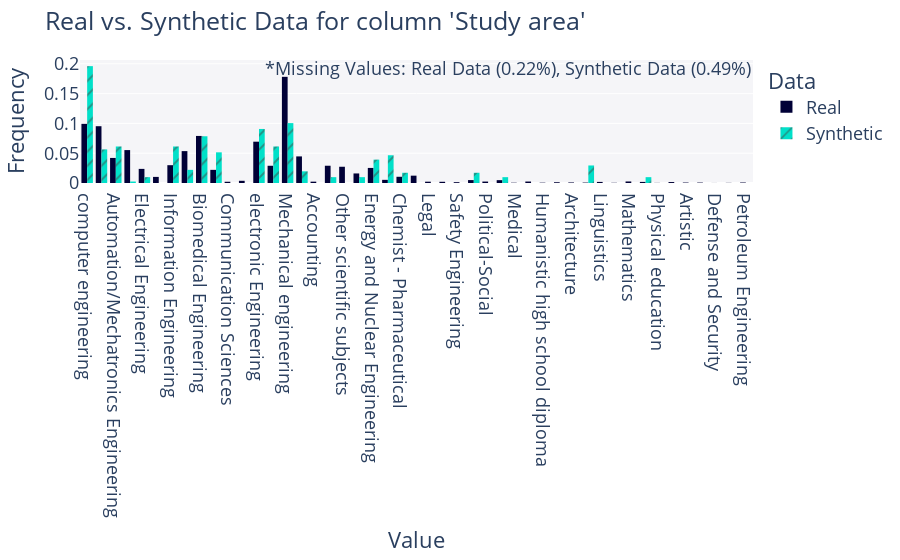

Notebook code for this chart:
### Markdown cell above
## Diagnostics

### Code cell
fig = get_column_plot(
    real_data=data,
    synthetic_data=synthetic_data,
    column_name='Study area'
)

fig.show()

### Figure 1 — Plotly figure (JSON) as saved in the notebook; plotly's stock layout.template omitted (floating-point values rounded to 4 significant figures; data arrays with more than 128 entries replaced by an {"elided": "..."} marker saying what was removed)
{"data": [{"alignmentgroup": "True", "bingroup": "x", "histnorm": "probability density", "hovertemplate": "<b>Real</b><br>Frequency: %{y}<extra></extra>", "legendgroup": "Real", "marker": {"color": "#000036", "pattern": {"shape": ""}}, "name": "Real", "offsetgroup": "Real", "orientation": "v", "showlegend": true, "type": "histogram", "x": {"elided": "18667 str values"}, "xaxis": "x", "yaxis": "y"}, {"alignmentgroup": "True", "bingroup": "x", "histnorm": "probability density", "hovertemplate": "<b>Synthetic</b><br>Frequency: %{y}<extra></extra>", "legendgroup": "Synthetic", "marker": {"color": "#01E0C9", "pattern": {"shape": "/"}}, "name": "Synthetic", "offsetgroup": "Synthetic", "orientation": "v", "showlegend": true, "type": "histogram", "x": {"elided": "408 str values"}, "xaxis": "x", "yaxis": "y"}], "layout": {"annotations": [{"showarrow": false, "text": "*Missing Values: Real Data (0.22%), Synthetic Data (0.49%)", "x": 1, "xref": "paper", "y": 1.05, "yref": "paper"}], "barmode": "group", "font": {"size": 18}, "legend": {"title": {"text": "Data"}, "tracegroupgap": 0}, "margin": {"t": 60}, "plot_bgcolor": "#F5F5F8", "title": {"text": "Real vs. Synthetic Data for column 'Study area'"}, "xaxis": {"anchor": "y", "domain": [0, 1], "title": {"text": "Value"}}, "yaxis": {"anchor": "x", "domain": [0, 1], "title": {"text": "Frequency"}}}}
